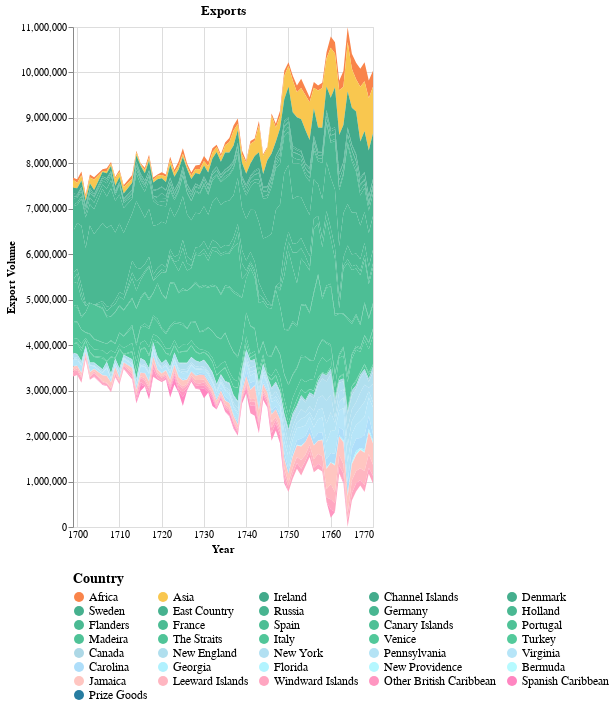

Notebook source saved alongside this figure:
### Code cell
import pandas as pd
import altair as alt

# Replace 'path/to/your/file.xlsx' with the actual path to your Excel file
file_path = 'Customs data for James.xlsx'

# Read the Excel file
df = pd.read_excel(file_path, header=None)

# Extract relevant part of the dataframe

df_relevant = df.iloc[196:233, 0:73]

years = df_relevant.iloc[0, 1:].values

countries = df_relevant.iloc[1:, 0].values

data = df_relevant.iloc[1:, 1:].values

filtered_years_indices = [i for i, year in enumerate(years) if year not in [1705, 1712]]
filtered_years = [year for year in years if year not in [1705, 1712]]
filtered_data = data[:, filtered_years_indices]

long_data = []
for i, country in enumerate(countries):
    for j, year in enumerate(filtered_years):
        long_data.append({
            'Year': pd.to_datetime(str(year)),
            'Country': country,
            'Export': filtered_data[i, j],
            'CountryOrder': -1 - i  # Add a column to preserve the original order of countries
        })

df_long = pd.DataFrame(long_data)

# Define the pastel color scale
color_scale = alt.Scale(
    domain=list(countries),
    range=[
        '#f9844a', 
        '#f9c74f',  
        '#43aa8b', '#44ac8c', '#45ae8d', '#46b08e', '#47b28f', '#48b490', '#49b691', '#4ab892', '#4bba93', '#4cbc94', '#4dbe95', '#4ec096', '#4fc297', '#4fc297', '#50c498', '#51c699', '#52c89a', '#53ca9b', 
        '#add8e6', '#b0dfee', '#b2e0f2', '#b4e3f5', '#b6e5f8', '#aedefa', '#b0f1fe', '#b2f4ff', '#b4f7ff', '#b6faff', 
        '#ffc6c1', '#ffb6c1', '#ffa6c1', '#ff96c1', '#ff86c1', 
        '#277da1'  
    ]
)

selection = alt.selection_point(fields=['Country'], bind='legend')

chart = alt.Chart(df_long).mark_area().encode(
    alt.X('Year:T', axis=alt.Axis(domain=False, format='%Y', tickSize=0)),
    alt.Y('sum(Export):Q', stack='center', axis=alt.Axis(title='Export Volume', grid=True)),
    alt.Color('Country:N', scale=color_scale, legend=alt.Legend(
        title="Country",
        orient="bottom",  # Place the legend at the bottom
        direction="horizontal",  # Arrange legend items horizontally
        columns=5,  # Adjust the number of columns as needed
        symbolLimit=0,
        legendY=0,
        titleFontSize=14,
        labelFontSize=12
    )),
    opacity=alt.condition(selection, alt.value(1), alt.value(0.2)),
    tooltip=[
        alt.Tooltip('Year:T', title='Year', format='%Y'),
        alt.Tooltip('Country:N', title='Country'),
        alt.Tooltip('sum(Export):Q', title='Export')
    ],
    order=alt.Order('CountryOrder:O', sort='ascending')  # Use the order encoding to sort by the original country order
).add_params(
    selection
).properties(
    width='container',  # Make the width responsive
    height=500,  # Make the height responsive
    title="Exports"
).interactive()

chart

### Figure 1 — Vega-Lite specification as saved in the notebook (floating-point values rounded to 4 significant figures; data arrays with more than 128 entries replaced by an {"elided": "..."} marker saying what was removed)
{"config": {"view": {"continuousWidth": 300, "continuousHeight": 300}}, "data": {"name": "data-ea8ee40d0e2c74ddf9ab37c14e0e11b5"}, "mark": {"type": "area"}, "encoding": {"color": {"field": "Country", "legend": {"columns": 5, "direction": "horizontal", "labelFontSize": 12, "legendY": 0, "orient": "bottom", "symbolLimit": 0, "title": "Country", "titleFontSize": 14}, "scale": {"domain": ["Africa", "Asia", "Ireland", "Channel Islands", "Denmark", "Sweden", "East Country", "Russia", "Germany", "Holland", "Flanders", "France", "Spain", "Canary Islands", "Portugal", "Madeira", "The Straits", "Italy", "Venice", "Turkey", "Canada", "New England", "New York", "Pennsylvania", "Virginia", "Carolina", "Georgia", "Florida", "New Providence", "Bermuda", "Jamaica", "Leeward Islands", "Windward Islands", "Other British Caribbean", "Spanish Caribbean", "Prize Goods"], "range": ["#f9844a", "#f9c74f", "#43aa8b", "#44ac8c", "#45ae8d", "#46b08e", "#47b28f", "#48b490", "#49b691", "#4ab892", "#4bba93", "#4cbc94", "#4dbe95", "#4ec096", "#4fc297", "#4fc297", "#50c498", "#51c699", "#52c89a", "#53ca9b", "#add8e6", "#b0dfee", "#b2e0f2", "#b4e3f5", "#b6e5f8", "#aedefa", "#b0f1fe", "#b2f4ff", "#b4f7ff", "#b6faff", "#ffc6c1", "#ffb6c1", "#ffa6c1", "#ff96c1", "#ff86c1", "#277da1"]}, "type": "nominal"}, "opacity": {"condition": {"param": "param_21", "value": 1}, "value": 0.2}, "order": {"field": "CountryOrder", "sort": "ascending", "type": "ordinal"}, "tooltip": [{"field": "Year", "format": "%Y", "title": "Year", "type": "temporal"}, {"field": "Country", "title": "Country", "type": "nominal"}, {"aggregate": "sum", "field": "Export", "title": "Export", "type": "quantitative"}], "x": {"axis": {"domain": false, "format": "%Y", "tickSize": 0}, "field": "Year", "type": "temporal"}, "y": {"aggregate": "sum", "axis": {"grid": true, "title": "Export Volume"}, "field": "Export", "stack": "center", "type": "quantitative"}}, "height": 500, "params": [{"name": "param_21", "select": {"type": "point", "fields": ["Country"]}, "bind": "legend"}, {"name": "param_22", "select": {"type": "interval", "encodings": ["x", "y"]}, "bind": "scales"}], "title": "Exports", "width": "container", "$schema": "https://vega.github.io/schema/vega-lite/v5.17.0.json", "datasets": {"data-ea8ee40d0e2c74ddf9ab37c14e0e11b5": {"elided": "2520 records"}}}
